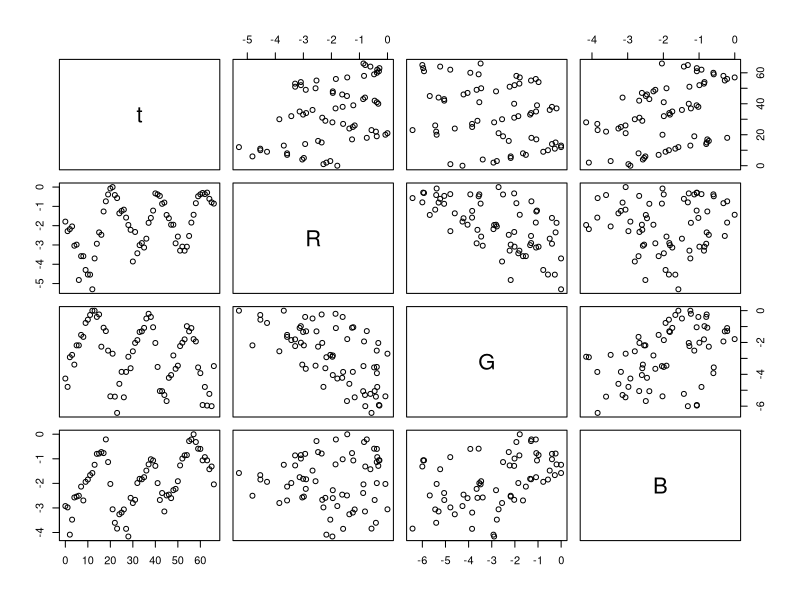
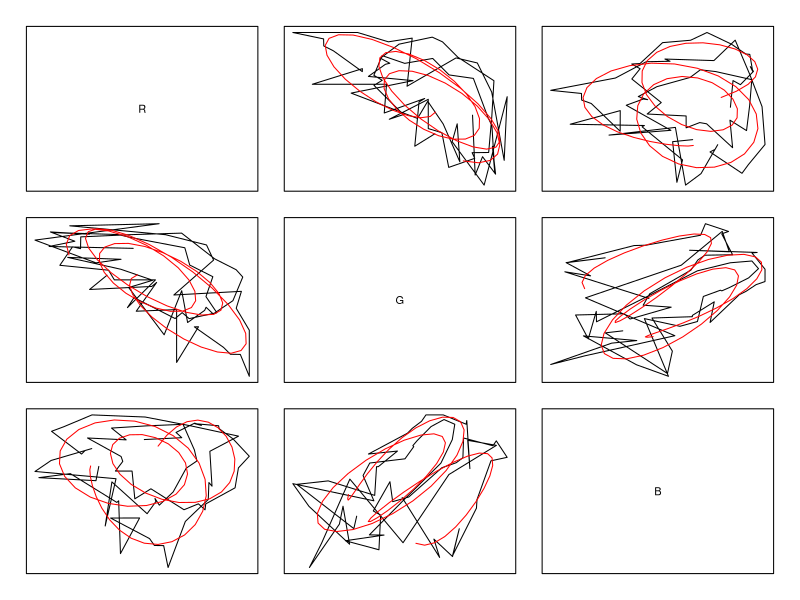
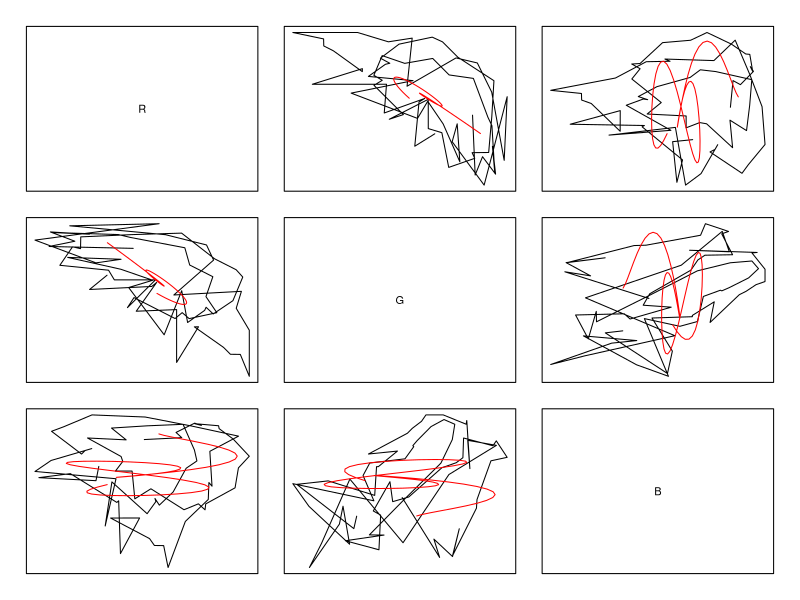
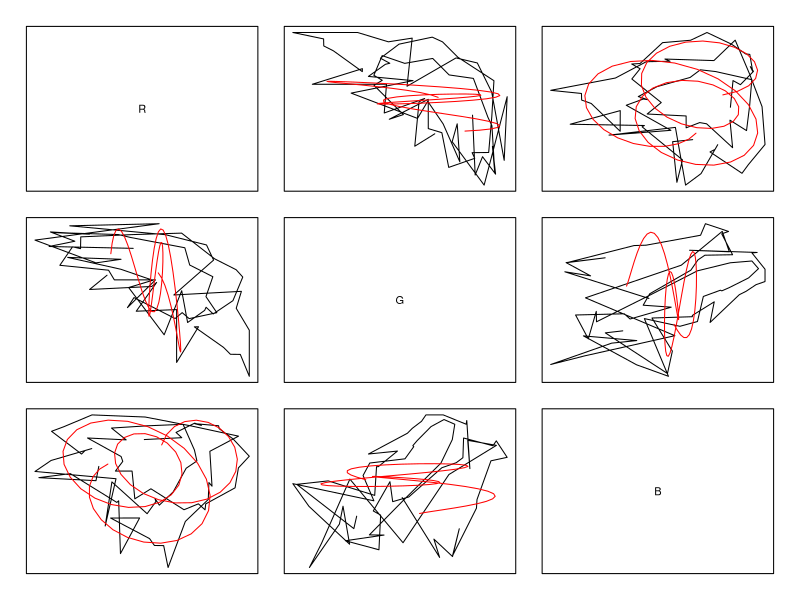
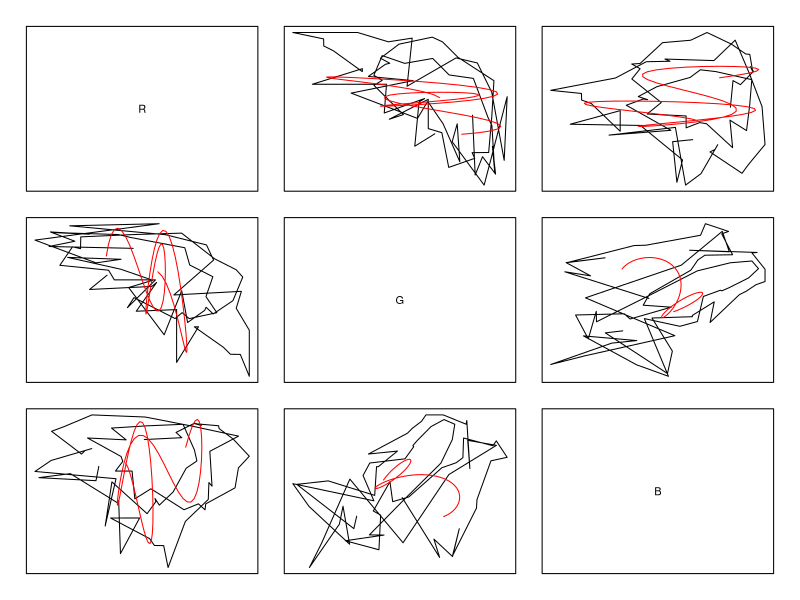
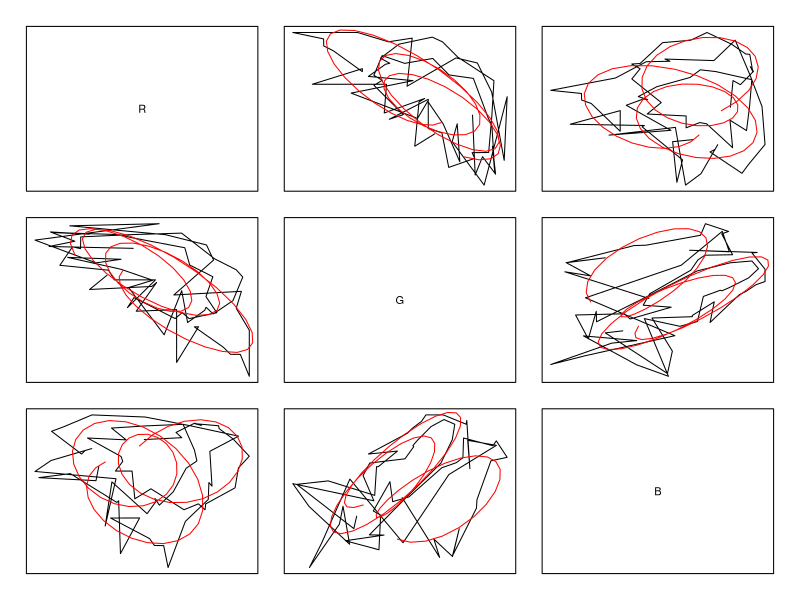
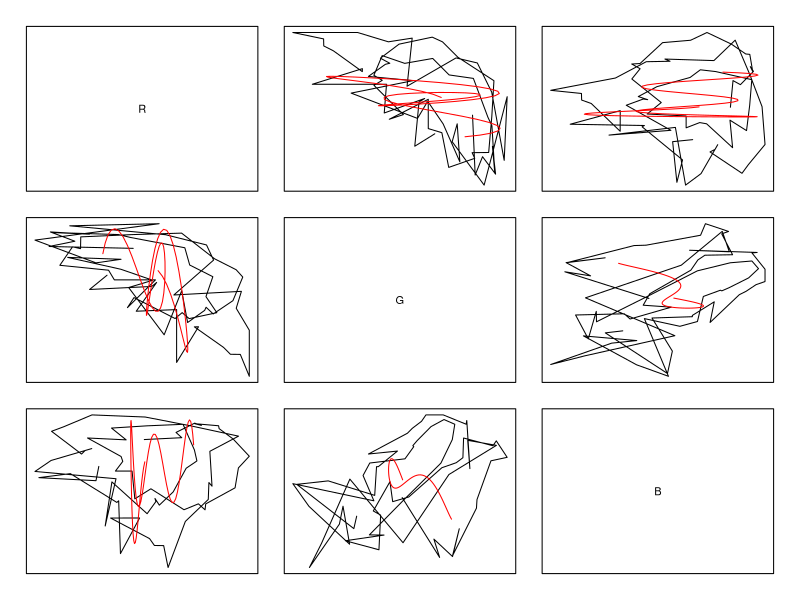
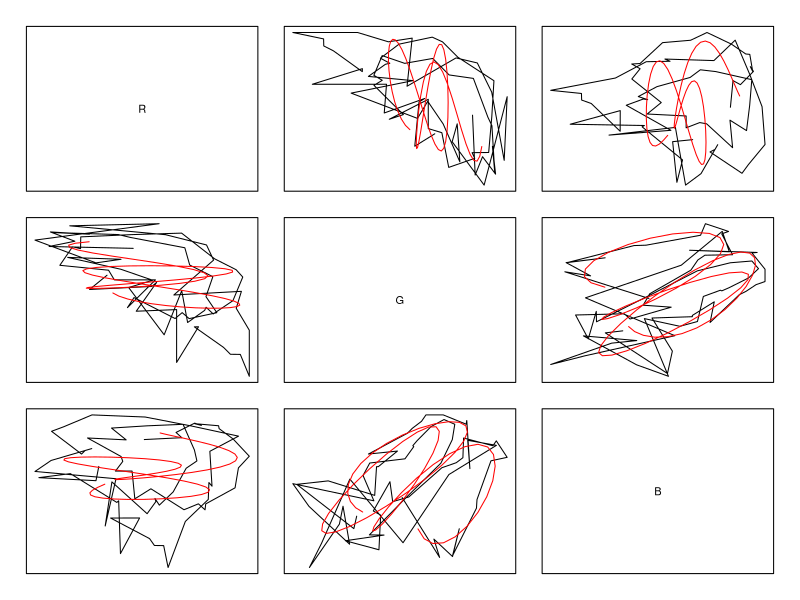

The R source for these figures, in order: (Note: a time limit stopped this script after it produced the figures.)
##########################
## NODE_RMT_functions.r ##
##########################

## goal: perfrom residual minimisation training on the finch time series

## method:
# 1. interpolate the time series with sin ANN functions
# 2. estimate linear and non-linear coupling between the time series

## versions:
# 17-12-2020 - created version 0.0
# 18-12-2020 - created version 0.1
# 18-12-2020 - casted the model in a bayesian framework
# 18-12-2020 - created version 0.2
# 18-12-2020 - added a predictive model, before it was individual error models for each state variables
# 07-01-2021 - created version 0.3
# 07-01-2021 - checked code for potential errors 
# 07-01-2021 - created version 0.4
# 07-01-2021 - replaced polynomial process model by ANN process model 
# 08-01-2021 - created version 0.5
# 08-01-2021 - decoupled the interpolation from the fitting of the process model
# 14-01-2021 - implemented visualisation of the interpolation 
# 15-01-2021 - created version 0.6
# 15-01-2021 - implemented a bifurcation on the level of complexity considered
# 15-01-2021 - removed DEMCO as now obsolete because using gradients
# 15-01-2021 - computed r2 for each time series
# 15-01-2021 - created version 0.7
# 15-01-2021 - implemented computation of identifiability by ensembling
# 25-01-2021 - implemented computation of BIC of each model to formalise identification of complexity level 
# 30-01-2021 - implemented computation of the minimum acceptable prior complexity
# 03-02-2021 - created version 0.8
# 03-02-2021 - made sure that code was applicable to other time series by applying it to the tri-trophic system (Algee, Flagellate, Rotifer)
# 05-02-2021 - created version 0.9
# 05-02-2021 - implemented the bayesian regularisation scheme developped by Cawley and Talbot

## to do
# - compute uncertainty by bootstraping

##############
## INITIATE ##
##############

## goal: initiate the RMT algorithm

# ## libraries
# library(Rcpp)
# sourceCpp("cpp/DEMCpp_v0.1.cpp")
# sourceCpp("cpp/DEMCO_v0.5.cpp")

## TS
TS = read.table("TS_1.csv",sep=";",header=T)

## format data (first column should be time)
TS[,1] = TS[,1] - min(TS[,1])

## transform real variables
tmp = c("R","G","B")
for(i in 2:ncol(TS)) TS[which(TS[,i]<0.001),i] = 0.005
TS[,tmp] = log(TS[,tmp])

## plot
plot(TS)

#
###

###############
## FUNCTIONS ##
###############

## functions for the observation model

## f_o
## goal: interpolated state variable
f_o = function(t,Omega)
{	
	Omega = matrix(Omega,ncol=3)
	return(t(Omega[,1])%*%sin(pi*(t*Omega[,2] + Omega[,3])))
}

## ddt.f_o
## goal: time derivative of the interpolated variable
ddt.f_o = function(t,Omega)
{	
	Omega = matrix(Omega,ncol=3)
	return(t(Omega[,1])%*%(pi*Omega[,2]*cos(pi*(t*Omega[,2] + Omega[,3]))))
}

## ddOmega_o.f_o
## goal: derivative of the interpolation wtr to each network parameter
ddOmega_o.f_o = function(x,Omega)
{	
	Omega = matrix(Omega,ncol=3)
	dfdOmega1 = sin(pi*(x*Omega[,2] + Omega[,3]))
	dfdOmega2 = Omega[,1]*pi*x*cos(pi*(x*Omega[,2] + Omega[,3]))
	dfdOmega3 = Omega[,1]*pi*1*cos(pi*(x*Omega[,2] + Omega[,3]))
	return(c(dfdOmega1,dfdOmega2,dfdOmega3))
}

## ddOmega_o.ddt.f_o
## goal: derivative of the time derivative of the interpolation wtr to each network parameter
ddOmega_o.ddt.f_o = function(x,Omega) 
{	
	Omega = matrix(Omega,nrow=W_o)
	ddOmega_o1. = pi*Omega[,2]*cos(pi*(x*Omega[,2] + Omega[,3]))
	ddOmega_o2. = Omega[,1]*(pi*cos(pi*(x*Omega[,2] + Omega[,3])) - pi*Omega[,2]*x*sin(pi*(x*Omega[,2] + Omega[,3])))
	ddOmega_o3. = -Omega[,1]*(pi*Omega[,2]*1*sin(pi*(x*Omega[,2] + Omega[,3])))
	return(c(ddOmega_o1.,ddOmega_o2.,ddOmega_o3.))
}

## evaluate functions across multiple time steps
## goal: evaluate functions across multiple times
f_o.eval           = function(t,Omega) apply(t(t),2,function(x) f_o(x,Omega))
ddt.f_o.eval       = function(t,Omega) apply(t(t),2,function(x) ddt.f_o(x,Omega))
ddOmega_o.f_o.eval = function(t,Omega) apply(t(t),2,function(x) ddOmega_o.f_o(x,Omega))

logPost_o = function(t,Y,Omega_o)
{
	## predict
	Ybar_o = f_o.eval(t,Omega_o)

	## residuals
	res_o = Y - Ybar_o

	## Likelihood
	logLik_o = - 0.5 * length(Y) * log(0.5 * sum(res_o^2) + 1)

	## prior
	logPrior_o = - 0.5 * length(Omega_o) * log(0.5 * sum(Omega_o^2) + 1)

	## posterior
	logPost_o  = logLik_o + logPrior_o

	## terminate
	return(logPost_o)
}

ddOmega_o.logPost_o = function(t,Y,Omega_o)
{
	## predict
	Ybar_o = f_o.eval(t,Omega_o)

	## derivative of residuals
	res_o = (Y - Ybar_o)
	ddOmega_o.res_o = -ddOmega_o.f_o.eval(t,Omega_o)

	## derivative of likelihood
	ddOmega_o.logLik_o = - 0.5 * length(Y) * 1/(0.5 * sum(res_o^2) + 1) * 0.5 * ddOmega_o.res_o%*%res_o

	## derivative of prior
	ddOmega_o.logPrior_o = - 0.5 * length(Omega_o) * 1/(0.5 * sum(Omega_o^2) + 1) * Omega_o

	## derivative of posterior
	ddOmega_o.logPost_o = ddOmega_o.logLik_o + ddOmega_o.logPrior_o

	## terminate
	return(ddOmega_o.logPost_o)
}

argmin.logPost_o = function(t,Y,Omega_o)
{
	error_     = function(x) -logPost_o(t,Y,x)
	graderror_ = function(x) -ddOmega_o.logPost_o(t,Y,x)
	Omega_o  = optim(par=Omega_o,
					 fn=error_,
					 gr=graderror_,
					 method="BFGS"#,
					 # control=list("trace"=1,"REPORT"=1,"maxit"=100)
					 )$par
	return(Omega_o)
}

## functions for the process model
f_sigma     = function(x) 1/(1+exp(-x))
ddu.f_sigma = function(x) f_sigma(x) * (1 - f_sigma(x))
# f_sigma     = function(x) x
# ddu.f_sigma = function(x) 1
ddt.f_p = function(x,Omega) 
{	
	Omega = matrix(Omega,nrow=W_p)
	return(t(Omega[,1])%*%f_sigma(Omega[,2] + Omega[,-c(1:2)]%*%x))
}
ddOmega_p.ddt.f_p = function(x,Omega)
{
	Omega = matrix(Omega,nrow=W_p)
	ddOmega_p1. = f_sigma(Omega[,2] + Omega[,-c(1:2)]%*%x)
	ddOmega_p2. = Omega[,1]*1*ddu.f_sigma(Omega[,2] + Omega[,-c(1:2)]%*%x)
	ddOmega_p3. = Omega[,1]*rep(1,W_p)%*%t(x)*as.vector(ddu.f_sigma(Omega[,2] + Omega[,-c(1:2)]%*%x))
	return(c(ddOmega_p1.,ddOmega_p2.,ddOmega_p3.))
}
ddx.ddt.f_p = function(x,Omega)
{
	Omega = matrix(Omega,nrow=W_p)
	ddx. = Omega[,1]%*%(Omega[,-c(1:2)]*as.vector(ddu.f_sigma(Omega[,2] + Omega[,-c(1:2)]%*%x)))
	return(ddx.)
}
ddt.f_p.eval           = function(X,Omega) apply(X,1,function(x) ddt.f_p(x,Omega))
ddx.ddt.f_p.eval       = function(X,Omega) apply(X,1,function(x) ddx.ddt.f_p(x,Omega))
ddOmega_p.ddt.f_p.eval = function(X,Omega) apply(X,1,function(x) ddOmega_p.ddt.f_p(x,Omega))

logPost_p = function(Ybar_o,ddt.Ybar_o,Omega_p)
{
	## predict
	ddt.Ybar_p = ddt.f_p.eval(Ybar_o,Omega_p) 

	## residuals
	res_p = ddt.Ybar_o - ddt.Ybar_p

	## Likelihood
	logLik_p   = - 0.5 * length(ddt.Ybar_o) * log(0.5*sum(res_p^2) + 1)

	## prior
	logPrior_p = - 0.5 * length(Omega_p) * log(0.5 * sum(Omega_p^2) + 1)

	## posterior
	logPost_p  = logLik_p + logPrior_p

	## terminate
	return(logPost_p)
}

BIC.logPost_p = function(Ybar_o,ddt.Ybar_o,Omega_p)
{
	## predict
	ddt.Ybar_p = ddt.f_p.eval(Ybar_o,Omega_p) 

	## residuals
	res_p = ddt.Ybar_o - ddt.Ybar_p

	## Likelihood
	logLik_p   = sum(-0.5*log(2*pi*(sd1_p^2)) - 0.5*(res_p^2)/(sd1_p^2))

	## compute BIC
	k_ = length(Omega_p)
	n_ = length(ddt.Ybar_o)
	BIC = k_*log(n_) - 2*logLik_p

	## terminate
	return(BIC)

}

logLik.logPost_p = function(Ybar_o,ddt.Ybar_o,Omega_p)
{
	## predict
	ddt.Ybar_p = ddt.f_p.eval(Ybar_o,Omega_p) 

	## residuals
	res_p = ddt.Ybar_o - ddt.Ybar_p

	## Likelihood
	logLik_p   = sum(-0.5*log(2*pi*(sd1_p^2)) - 0.5*(res_p^2)/(sd1_p^2))

	## terminate
	return(logLik_p)

}

logPrior.logPost_p = function(Omega_p)
{
	## prior
	# logPrior_o = sum(log(dnorm(Omega_o,0,sd2_o)))
	logPrior_p = sum(-0.5*log(2*pi*(sd2_p^2)) - 0.5*(Omega_p^2)/(sd2_p^2))

	## terminate
	return(logPrior_p)

}

ddOmega_p.logPost_p = function(Ybar_o,ddt.Ybar_o,Omega_p)
{
	## predict
	ddt.Ybar_p = ddt.f_p.eval(Ybar_o,Omega_p) 

	## derivative of residuals
	res_p = ddt.Ybar_o - ddt.Ybar_p
	ddOmega_p.res_p = -ddOmega_p.ddt.f_p.eval(Ybar_o,Omega_p)

	## derivative of likelihood
	ddOmega_p.logLik_p = - 0.5 * length(res_p) * 1/(0.5 * sum(res_p^2) + 1) * 0.5 * ddOmega_p.res_p%*%res_p

	## derivative of prior
	ddOmega_p.logPrior_p = - 0.5 * length(Omega_p) * 1/(0.5 * sum(Omega_p^2) + 1) * Omega_p

	## derivative of posterior
	ddOmega_p.logPost_p = ddOmega_p.logLik_p + ddOmega_p.logPrior_p

	## terminate
	return(ddOmega_p.logPost_p)
}

argmin.logPost_p = function(Ybar_o,ddt.Ybar_o,Omega_p)
{
	error_     = function(x) -logPost_p(Ybar_o,ddt.Ybar_o,x)
	graderror_ = function(x) -ddOmega_p.logPost_p(Ybar_o,ddt.Ybar_o,x)
	Omega_p  = optim(par=Omega_p,
					 fn=error_,
					 gr=graderror_,
					 method="BFGS"# ,
					 # control=list("trace"=1,"REPORT"=1,"maxit"=100)
					 )$par
	return(Omega_p)
}

## .plot.DIN
## goal: plot the dynamical interaction network of the system
# effectsMat - matrix - matrix of pairwise effects between system variables (e.g. row 1 col 2 is the effect of variable 2 on variable 1)
# weightsMat - matrix - matrix of pairwise weights of the effects between system variables (e.g. row 1 col 2 corresponds to the contribution of variable 2 on variable 1)
# labels     - vector - vector of the names of the variables in the matrix
.plot.DIN = function(effectsMat,weightsMat,labels)
{
	## dimensions
	N = dim(effectsMat)[1]

	## scale effects and contributions
	effectsMat = (effectsMat>0)*1
	# weightsMat = weightsMat/sum(weightsMat) # proportion of total change

	## angles
	theta = seq(0,2*pi,(2*pi)/N)
	x = cos(theta)
	y = sin(theta)
	x_ = cos(theta+(2*pi*0.05))
	y_ = sin(theta+(2*pi*0.05))
	x__ = 1.25*cos(theta+(2*pi*0.025))
	y__ = 1.25*sin(theta+(2*pi*0.025))

	## plot interactions
	plot(x=c(-1:1)*2,y=c(-1:1)*2,cex=0,bty="n",xaxt="n",yaxt="n",xlab="",ylab="")
	for(i in 1:N)
	{
		for(j in 1:N)
		{
			color_ = if(effectsMat[i,j]>0){"green"}else{"red"}
			# points(x__[i],y__[i],cex=30/N)
			text(x__[i],y__[i],labels=labels[i])
			if(weightsMat[i,j]*10>0)
			{
				arrows(x0=x[j],x1=x_[i],y0=y[j],y1=y_[i],lwd=weightsMat[i,j]*10,col=color_,length=0.1)
			}
		}
	}
}

#
###

###############
## FIT MODEL ##
###############

## goal: fit the model to the time series

## initiate model
n     = nrow(TS)
n_    = n
N     = ncol(TS) - 1
N_e   = 30
W_o   = 10
W_p   = 10
sd1_o = 0.01
sd2_o = 0.1
sd1_p = 0.01
sd2_p = 0.1
alpha = 10
t     = TS[,1]
Y     = TS[,-1] 
t     = (t-min(t))/(max(t)-min(t))*alpha
mean_ = apply(Y,2,mean)
sd_   = apply(Y,2,sd)
Y     = t(apply(Y,1,function(x)(x-mean_)/sd_)) # standardise Y
t_    = seq(min(t),max(t),(max(t)-min(t))/n_)
n_    = length(t_)

ensembleList = list(list(),list(),list(),list(),list(),list(),list(),list(),list(),list(),list())
for(e in 1:N_e)
{
  
	## fit observation model
	# load("Omega_oList.RData")
	Omega_oList = list()
	for(i in 1:N)
	{
		## BFGS
		Omega_o = rnorm(3*W_o,0,.2)
		Omega_o = argmin.logPost_o(t,Y[,i],Omega_o)
		Omega_oList[[i]] = Omega_o
	}
	# save(Omega_oList,file="Omega_oList.RData")

	## get time series
	Ybar_o = NULL
	ddt.Ybar_o = NULL
	for(i in 1:N)
	{
		Omega_o     = Omega_oList[[i]]
		Ybar_o      = cbind(Ybar_o,f_o.eval(t_,Omega_o))
		ddt.Ybar_o  = cbind(ddt.Ybar_o,ddt.f_o.eval(t_,Omega_o))
	}

	## visualise time series
	par(mfrow=c(N,N),mar=c(1,1,1,1),oma=c(1,1,1,1))
	#
	for(i in 1:N)
	{
	  for(j in 1:N)
	  {
	    if(i == j)
	    {
	      plot(-1:1,-1:1,cex=0,xaxt="n",yaxt="n")
	      text(0,0,colnames(Y)[i])
	    } else
	    {
	      plot(Y[,i],Y[,j],xaxt="n",yaxt="n",type="l")
	      lines(Ybar_o[,i],Ybar_o[,j],col="red")
	    }
	  }
	}
	#
	par(mfrow=c(1,1),mar=c(5,4,4,2)+.1,oma=c(1,1,1,1)*0)

}
		
ensembleList = list(list(),list(),list(),list(),list(),list(),list(),list(),list(),list(),list())
for(e in 1:N_e)
{
	## fit process model
	Omega_pList = list()
	for(i in 1:N)
	{
		## BFGS
		Omega_p = rnorm((2+N)*W_p,0,10)
		Omega_p = argmin.logPost_p(Ybar_o,ddt.Ybar_o[,i],Omega_p) 
		Omega_pList[[i]] = Omega_p
	}
	
	## get process model
	ddt.Ybar_p = NULL
	ddx.ddt.Ybar_pList = list()
	BIC_p = logLik_p = logPrior_p = logPost_p_ = NULL
	for(i in 1:N)
	{
		Omega_p = Omega_pList[[i]]
		ddt.Ybar_p  = cbind(ddt.Ybar_p,ddt.f_p.eval(Ybar_o,Omega_p))
		ddx.ddt.Ybar_pList[[i]]  = t(ddx.ddt.f_p.eval(Ybar_o,Omega_p))

		## compute BIC
	    BIC_p      = c(BIC_p,     BIC.logPost_p(Ybar_o,ddt.Ybar_o[,i],Omega_p))
	    logPost_p_   = c(logPost_p_, logPost_p(Ybar_o,ddt.Ybar_o[,i],Omega_p))
	    logLik_p   = c(logLik_p,  logLik.logPost_p(Ybar_o,ddt.Ybar_o[,i],Omega_p))
	    logPrior_p = c(logPrior_p,logPrior.logPost_p(Omega_p))

	}
	
	## get process residuals
	res_p = ddt.Ybar_o - ddt.Ybar_p 
	sd.res_p      = apply(res_p,2,sd)
	sd.ddt.Ybar_o = apply(ddt.Ybar_o,2,sd)
	r2            = 1 - sd.res_p^2/sd.ddt.Ybar_o^2
	
	## compute contribution matrix
	EMat = matrix(0,nrow=N,ncol=N)
	for(i in 1:N)
	{
		for(j in 1:N)
		{
			EMat[i,j] = mean(ddx.ddt.Ybar_pList[[i]][,j])
		}
		# EMat[i,] = EMat[i,]/sum(EMat[i,])
	}
	
	## compute contribution matrix
	CMat = matrix(0,nrow=N,ncol=N)
	for(i in 1:N)
	{
		for(j in 1:N)
		{
			CMat[i,j] = sum((ddt.Ybar_o[,j]*ddx.ddt.Ybar_pList[[i]][,j])^2)
		}
		CMat[i,] = CMat[i,]/sum(CMat[i,])
	}

	## compute contribution time series
	Ebar = matrix(unlist(ddx.ddt.Ybar_pList),ncol=N^2)
	Cbar = matrix(unlist(lapply(ddx.ddt.Ybar_pList,function(x)x*ddt.Ybar_o)),ncol=N^2)

	## store ensemble element
	ensembleList[[1]][[e]] = r2
	ensembleList[[2]][[e]] = EMat
	ensembleList[[3]][[e]] = CMat
	ensembleList[[4]][[e]] = ddt.Ybar_o
	ensembleList[[5]][[e]] = ddt.Ybar_p
	ensembleList[[6]][[e]] = Ebar 
	ensembleList[[7]][[e]] = Cbar 
	ensembleList[[8]][[e]] = BIC_p
	ensembleList[[9]][[e]] = logLik_p
	ensembleList[[10]][[e]] = logPrior_p
	ensembleList[[11]][[e]] = logPost_p_

	## DEMC
	# Omega_o   = rnorm(N*3*W_o,0,sd2_o)
	# error_    = function(x) logPost_o(t,Y[,1],x)
	# chainList = DEMCpp(list("dTarget"=error_,"Theta_0"=Omega_o,"epsilon"=0.001,"nIt"=10000))
	# Omega_o   = chainList$chain[which.max(chainList$chain[,1]),-1]
	
}

## compute quantiles
ensembleList_ = list(list(),list(),list(),list(),list(),list(),list(),list(),list(),list(),list())
for(i in 1:11)
{
	ensembleList_[[i]][[1]] = t(apply(matrix(unlist(ensembleList[[i]]),ncol=N_e),1,function(x)quantile(x,probs=0.05)))
	ensembleList_[[i]][[2]] = t(apply(matrix(unlist(ensembleList[[i]]),ncol=N_e),1,function(x)quantile(x,probs=0.50)))
	ensembleList_[[i]][[3]] = t(apply(matrix(unlist(ensembleList[[i]]),ncol=N_e),1,function(x)quantile(x,probs=0.95)))
}

#
###

##############
## ANALYSIS ##
##############

pdf("results.pdf")

## time series of effects and contributions
r2_q0.05         = rep(0,N) 
r2_q0.50         = rep(0,N)
r2_q0.95         = rep(0,N)
EMat_q0.05       = matrix(rep(0,N*N),ncol=N)
EMat_q0.50       = matrix(rep(0,N*N),ncol=N)
EMat_q0.95       = matrix(rep(0,N*N),ncol=N)
CMat_q0.05       = matrix(rep(0,N*N),ncol=N)
CMat_q0.50       = matrix(rep(0,N*N),ncol=N)
CMat_q0.95       = matrix(rep(0,N*N),ncol=N)
ddt.Ybar_o_q0.05 = matrix(rep(0,N*n_),ncol=N)
ddt.Ybar_o_q0.50 = matrix(rep(0,N*n_),ncol=N)
ddt.Ybar_o_q0.95 = matrix(rep(0,N*n_),ncol=N)
ddt.Ybar_p_q0.05 = matrix(rep(0,N*n_),ncol=N)
ddt.Ybar_p_q0.50 = matrix(rep(0,N*n_),ncol=N)
ddt.Ybar_p_q0.95 = matrix(rep(0,N*n_),ncol=N)
Ebar_q0.05       = matrix(rep(0,N*N*n_),ncol=N^2)
Ebar_q0.50       = matrix(rep(0,N*N*n_),ncol=N^2)
Ebar_q0.95       = matrix(rep(0,N*N*n_),ncol=N^2)
Cbar_q0.05       = matrix(rep(0,N*N*n_),ncol=N^2)
Cbar_q0.50       = matrix(rep(0,N*N*n_),ncol=N^2)
Cbar_q0.95       = matrix(rep(0,N*N*n_),ncol=N^2)
#
for(i in 1:N)
{
	tmp              = ensembleList_

	r2_q0.05[i]      = tmp[[1]][[1]][i]
	r2_q0.50[i]      = tmp[[1]][[2]][i]
	r2_q0.95[i]      = tmp[[1]][[3]][i]

	EMat_q0.05[i,]       = matrix(tmp[[2]][[1]],ncol=N)[i,]
	EMat_q0.50[i,]       = matrix(tmp[[2]][[2]],ncol=N)[i,]
	EMat_q0.95[i,]       = matrix(tmp[[2]][[3]],ncol=N)[i,]
	CMat_q0.05[i,]       = matrix(tmp[[3]][[1]],ncol=N)[i,]
	CMat_q0.50[i,]       = matrix(tmp[[3]][[2]],ncol=N)[i,]
	CMat_q0.95[i,]       = matrix(tmp[[3]][[3]],ncol=N)[i,]

	ddt.Ybar_o_q0.05[,i] = matrix(tmp[[4]][[1]],ncol=N)[,i]
	ddt.Ybar_o_q0.50[,i] = matrix(tmp[[4]][[2]],ncol=N)[,i]
	ddt.Ybar_o_q0.95[,i] = matrix(tmp[[4]][[3]],ncol=N)[,i]
	ddt.Ybar_p_q0.05[,i] = matrix(tmp[[5]][[1]],ncol=N)[,i]
	ddt.Ybar_p_q0.50[,i] = matrix(tmp[[5]][[2]],ncol=N)[,i]
	ddt.Ybar_p_q0.95[,i] = matrix(tmp[[5]][[3]],ncol=N)[,i]

	K = (1:N)+(i-1)*N
	Ebar_q0.05[,K]       = matrix(tmp[[6]][[1]],ncol=N^2)[,K]
	Ebar_q0.50[,K]       = matrix(tmp[[6]][[2]],ncol=N^2)[,K]
	Ebar_q0.95[,K]       = matrix(tmp[[6]][[3]],ncol=N^2)[,K]
	Cbar_q0.05[,K]       = matrix(tmp[[7]][[1]],ncol=N^2)[,K]
	Cbar_q0.50[,K]       = matrix(tmp[[7]][[2]],ncol=N^2)[,K]
	Cbar_q0.95[,K]       = matrix(tmp[[7]][[3]],ncol=N^2)[,K]
}

## visualise fit
layout(mat=cbind(c(1,2,3,4),c(5,6,7,8)))
par(mar=c(4,4,1,1)+0.1,oma=c(1,1,1,1))
colVect = rainbow(N)
for(i in 1:N)
{
	## time series
	plot(t,Y[,i],type="b",ylim=c(-3,3))
	lines(t_,Ybar_o[,i],col=rainbow(N)[i])
	lines(c(min(t),max(t)),c(0,0),lty=2)
	#
	## dynamics
	plot(t_,ddt.Ybar_o_q0.50[,i],col="blue",ylim=c(-4,4),type="l")
	lines(t_,ddt.Ybar_p_q0.50[,i],col="green")
	polygon(x=c(t_,rev(t_)),y=c(ddt.Ybar_p_q0.05[,i],rev(ddt.Ybar_p_q0.95[,i])),
			col=adjustcolor("green",alpha=0.2),border=NA)
	lines(c(min(t),max(t)),c(0,0),lty=2)
	#
	## effects
	plot(t_,Ebar_q0.50[,1],ylim=c(-3,3),type="l",col="white")
	for(j in 1:N)
	{
		k = j+(i-1)*N
		lines(t_,Ebar_q0.50[,k],col=rainbow(N)[j])
		polygon(x=c(t_,rev(t_)),y=c(Ebar_q0.05[,k],rev(Ebar_q0.95[,k])),
			col=rainbow(N,alpha=0.2)[j],border=NA)
	}
	lines(c(min(t),max(t)),c(0,0),lty=2)
	#
	## contributions
	plot(t_,Cbar_q0.50[,1],ylim=c(-3,3),type="l",col="white")
	for(j in 1:N)
	{
		k = j+(i-1)*N
		lines(t_,Cbar_q0.50[,k],col=rainbow(N)[j])
		polygon(x=c(t_,rev(t_)),y=c(Cbar_q0.05[,k],rev(Cbar_q0.95[,k])),
			col=rainbow(N,alpha=0.2)[j],border=NA)
	}
	lines(c(min(t),max(t)),c(0,0),lty=2)
}
par(mfrow=c(1,1),mar=c(5,4,4,2)+.1,oma=c(1,1,1,1)*0)

## visualise contribution matrix
# image(CMat,col=rev(rainbow(100,start=0.2,end=0.8)))
.plot.DIN(EMat_q0.50,CMat_q0.50*(CMat_q0.50>0.1),colnames(Y))

# # ## plot contribution matrix
# # layout(mat=cbind(c(1,2,3),c(5,6,7)))
# # colVect = rainbow(N)
# # for(i in 1:N)
# # {
# # 	#
# # 	plot(t_,ddt.Ybar_o[,1]*ddx.ddt.Ybar_pList[[i]][,1],ylim=c(-3,3),type="l")
# # 	for(j in 1:N)
# # 	{
# # 		lines(t_,ddt.Ybar_o[,j]*ddx.ddt.Ybar_pList[[i]][,j],col=rainbow(N)[j])
# # 	}
# # 	lines(c(min(t),max(t)),c(0,0),lty=2)
# # }
# # par(mfrow=c(1,1))

## visualise 2D phase space
x = cbind(0,0,seq(-2,2,0.1))
y = t(ddx.ddt.f_p.eval(x,Omega_p))
plot(x[,3],y[,1],type="l",ylim=c(-2,2),col="white")
for(i in 1:3){lines(x[,3],y[,i],col=rainbow(N)[i])}

## visualise phase space
 
## residuals checks
par(mfrow=c(2,2))
for(i in 1:N)
{
	# res_o = Y - Ybar_o[s,]
	# barplot(res_o[,i])
  res_p = ddt.Ybar_o - ddt.Ybar_p_q0.50
	barplot(res_p[,i])
	legend("topright",legend=round(r2_q0.50[i],2))
}
par(mfrow=c(1,1))
 
dev.off()

#
###
